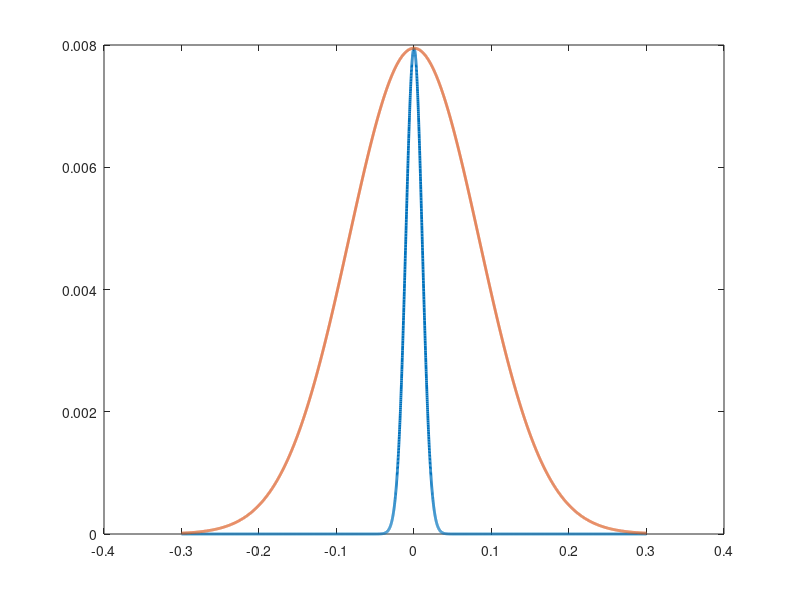

MATLAB code for this plot: (Note: this script raises an error after producing the figure.)
r=-0.3:0.0001:0.3;
L=1000;                             %link distance
lamda=1550e-9;                      %Wavelength
Wo=1.5e-2;           %Beam spot radius at the transmitter
Fo=100;              %Beam phase front radius of curvature
k=2*pi/lamda;                       %wave number
theta0=1+L/Fo;                      %Curvature parameter
lamda0=2*L/(k*Wo^2);                 %Fresnel ratio
theta=theta0/(theta0^2+lamda0^2);   %Refraction parameter
lamda1=lamda0/(theta0^2+lamda0^2);  %Diffraction parameter
W=Wo*(theta0^2+lamda0^2)^0.5;       %Beam spot radius
nnn=exp(-1);
Ao=1/(theta0^2+lamda0^2)*exp(-r.^2/Wo^2);
A=(theta^2+lamda1^2)*exp(-2*r.^2/W^2);
plot(r,Ao,'LineWidth',2)
hold on
plot(r,A,'LineWidth',2)
xline(Wo,'b','--')
xline(-Wo,'k','--')
xline(W,'g','--')
xline(-W,'r','--')
xlabel('r-axis');
ylabel('amplitude')
legend('transmitted','received','Wo','-Wo','W','-W')
grid on